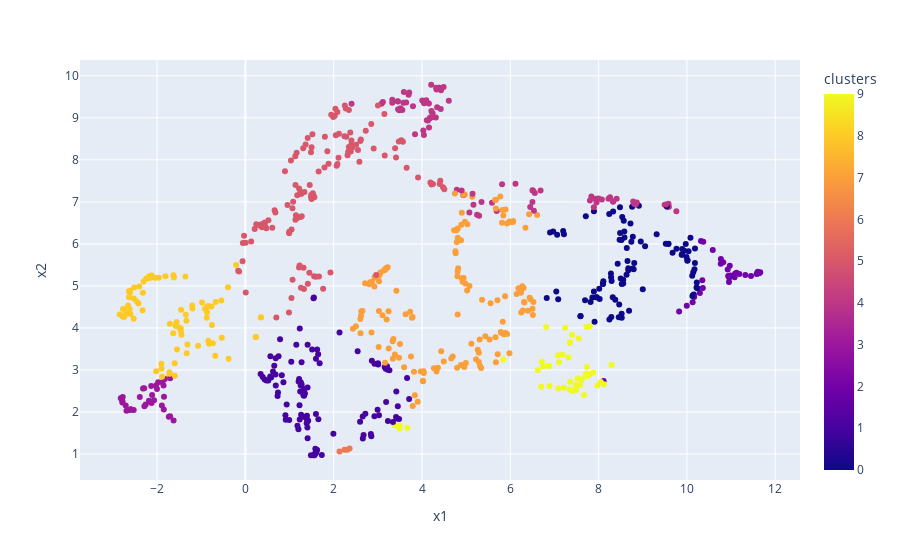
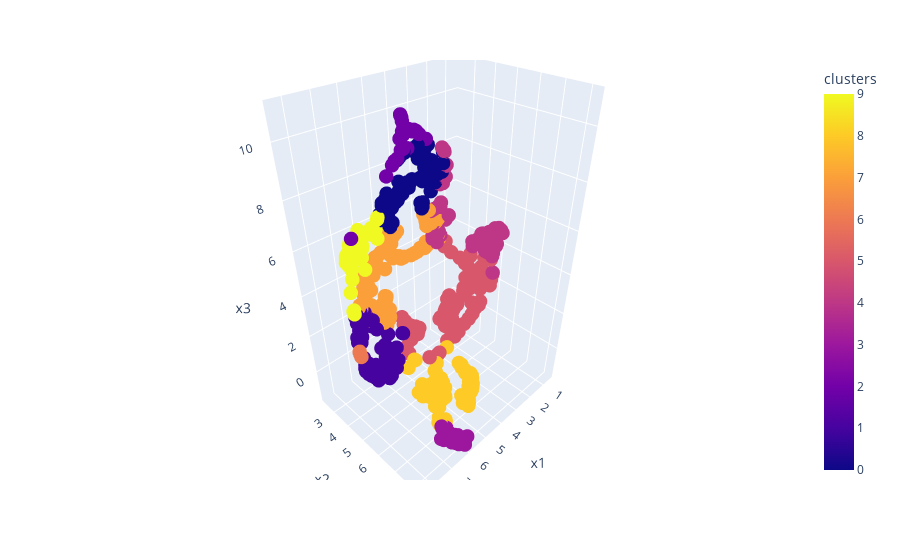

The cell these charts' notebook holds for them, in order:
### Markdown cell above
#### Visualize using UMAP

### Code cell
from umap import UMAP
import plotly.express as px

def visualize_clusters_using_umap(vectors, clusters):

    umap_2d = UMAP(n_components=2, init='random', random_state=0)
    umap_output_2d = umap_2d.fit_transform(vectors)
    umap_dataframe_2d = pd.DataFrame(umap_output_2d)
    umap_dataframe_2d['cluster'] = clusters
    umap_dataframe_2d.columns = ['x1','x2', 'cluster']

    umap_3d = UMAP(n_components=3, init='random', random_state=0)
    umap_output_3d = umap_3d.fit_transform(vectors)
    umap_dataframe_3d = pd.DataFrame(umap_output_3d)
    umap_dataframe_3d['cluster'] = clusters
    umap_dataframe_3d.columns = ['x1','x2', 'x3', 'cluster']

    fig_2d = px.scatter(
        umap_dataframe_2d[["x1", "x2"]], x="x1", y="x2",
        color=umap_dataframe_2d["cluster"], labels={'color': 'clusters'}
    )
    fig_3d = px.scatter_3d(
        umap_dataframe_3d[["x1", "x2", "x3"]], x="x1", y="x2", z="x3",
        color=umap_dataframe_3d["cluster"], labels={'color': 'clusters'}
    )
    fig_3d.update_traces(marker_size=5)

    fig_2d.show()
    fig_3d.show()
    
visualize_clusters_using_umap(train_api_embeddings, kmeans.predict(train_api_embeddings))

### Figure 1 — Plotly figure (JSON) as saved in the notebook; plotly's stock layout.template omitted (floating-point values rounded to 4 significant figures; data arrays with more than 128 entries replaced by an {"elided": "..."} marker saying what was removed)
{"data": [{"hovertemplate": "x1=%{x}<br>x2=%{y}<br>clusters=%{marker.color}<extra></extra>", "legendgroup": "", "marker": {"color": {"elided": "765 int values"}, "coloraxis": "coloraxis", "symbol": "circle"}, "mode": "markers", "name": "", "orientation": "v", "showlegend": false, "type": "scatter", "x": {"elided": "765 float values"}, "xaxis": "x", "y": {"elided": "765 float values"}, "yaxis": "y"}], "layout": {"coloraxis": {"colorbar": {"title": {"text": "clusters"}}, "colorscale": [[0, "#0d0887"], [0.1111, "#46039f"], [0.2222, "#7201a8"], [0.3333, "#9c179e"], [0.4444, "#bd3786"], [0.5556, "#d8576b"], [0.6667, "#ed7953"], [0.7778, "#fb9f3a"], [0.8889, "#fdca26"], [1, "#f0f921"]]}, "legend": {"tracegroupgap": 0}, "margin": {"t": 60}, "xaxis": {"anchor": "y", "domain": [0, 1], "title": {"text": "x1"}}, "yaxis": {"anchor": "x", "domain": [0, 1], "title": {"text": "x2"}}}}

### Figure 2 — Plotly figure (JSON) as saved in the notebook; plotly's stock layout.template omitted (floating-point values rounded to 4 significant figures; data arrays with more than 128 entries replaced by an {"elided": "..."} marker saying what was removed)
{"data": [{"hovertemplate": "x1=%{x}<br>x2=%{y}<br>x3=%{z}<br>clusters=%{marker.color}<extra></extra>", "legendgroup": "", "marker": {"color": {"elided": "765 int values"}, "coloraxis": "coloraxis", "size": 5, "symbol": "circle"}, "mode": "markers", "name": "", "scene": "scene", "showlegend": false, "type": "scatter3d", "x": {"elided": "765 float values"}, "y": {"elided": "765 float values"}, "z": {"elided": "765 float values"}}], "layout": {"coloraxis": {"colorbar": {"title": {"text": "clusters"}}, "colorscale": [[0, "#0d0887"], [0.1111, "#46039f"], [0.2222, "#7201a8"], [0.3333, "#9c179e"], [0.4444, "#bd3786"], [0.5556, "#d8576b"], [0.6667, "#ed7953"], [0.7778, "#fb9f3a"], [0.8889, "#fdca26"], [1, "#f0f921"]]}, "legend": {"tracegroupgap": 0}, "margin": {"t": 60}, "scene": {"domain": {"x": [0, 1], "y": [0, 1]}, "xaxis": {"title": {"text": "x1"}}, "yaxis": {"title": {"text": "x2"}}, "zaxis": {"title": {"text": "x3"}}}}}
